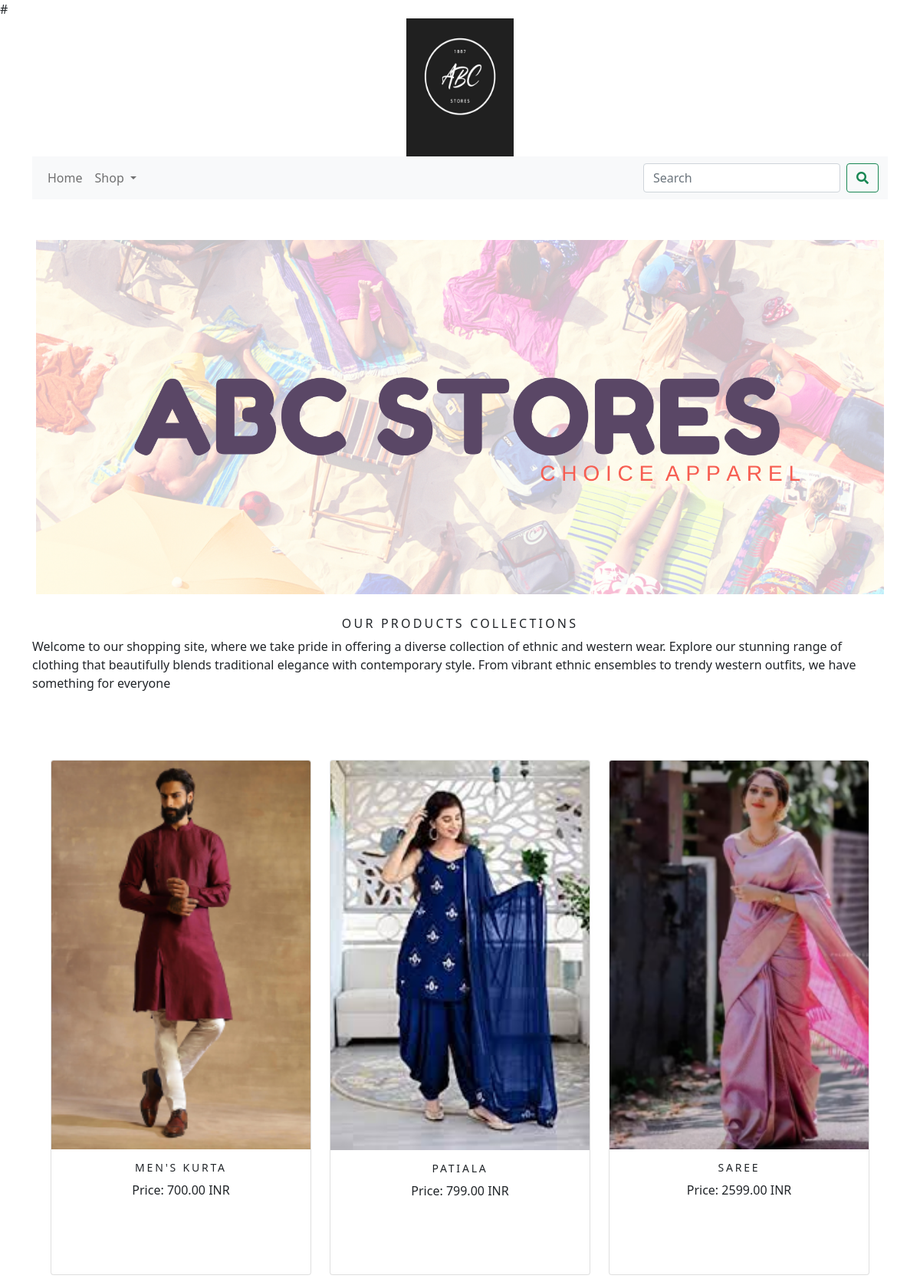
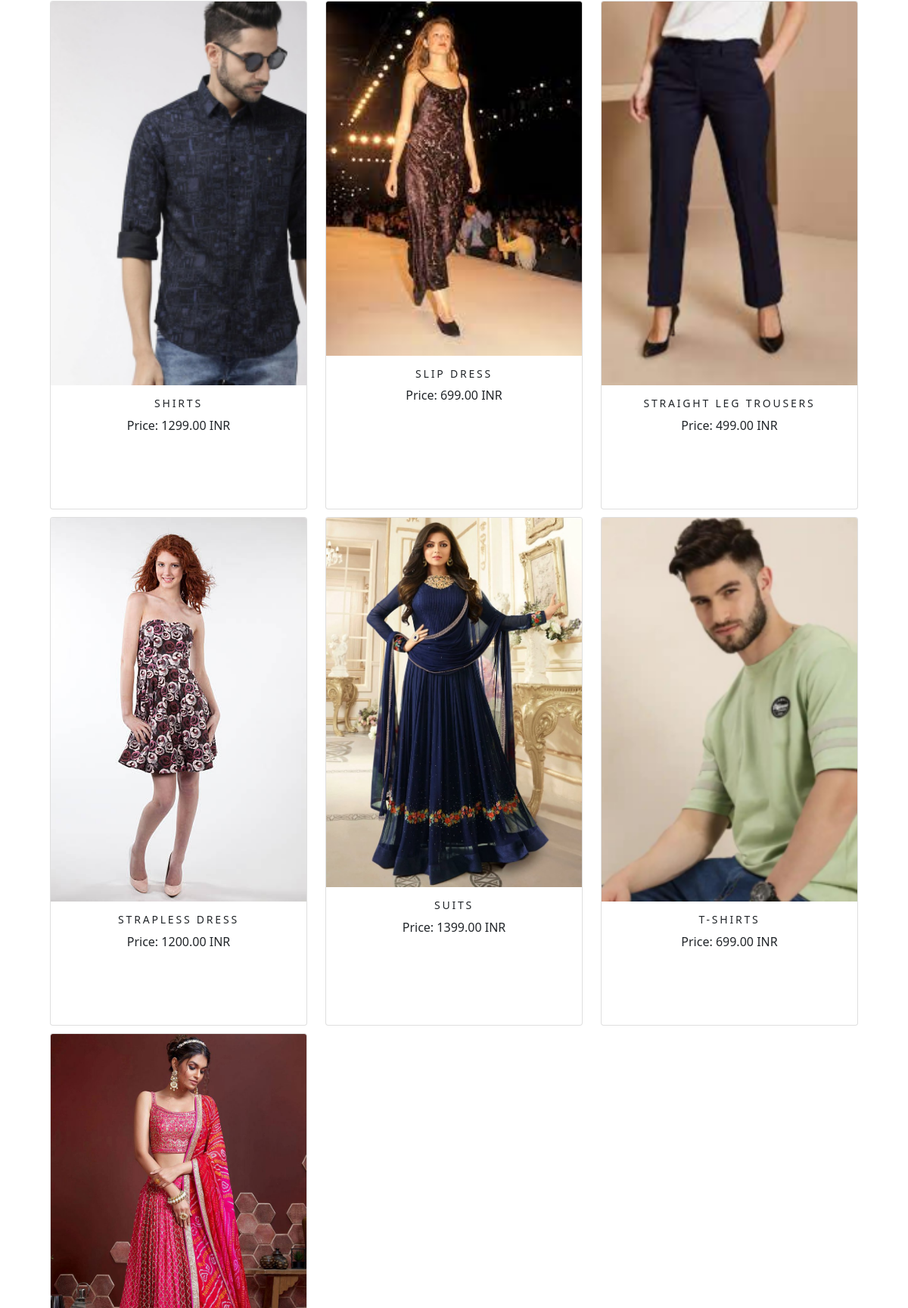
Screenshot of /shop/?page=2 (upper part) with the database file from the repository (2 pictures, top to bottom).
### shop/models.py (models this page shows, shortened)
class Product(models.Model):
    name= models.CharField(max_length=250,unique=True)
    slug= models.SlugField(max_length=250,unique=True)
    desc= models.TextField(blank=True)
    price= models.DecimalField(max_digits=10,decimal_places=2)
    category= models.ForeignKey(Category,on_delete=models.CASCADE)
    image= models.ImageField(upload_to='product',blank=True)
    stock= models.IntegerField()
    available= models.BooleanField(default=True)
    created= models.DateTimeField(auto_now_add=True)
    updated= models.DateTimeField(auto_now=True)
    def get_url(self):
         return reverse('shop:prodCatDetail', args=[self.category.slug,self.slug])
    class Meta:
        ordering= ('name', )
        verbose_name= 'product'
        verbose_name_plural= 'products'

### shop/views.py (the view)
# urls.py: path('',views.allProdCat,name='allProdCat'),
def allProdCat(request,c_slug=None):
    c_page=None
    products_list=None
    if c_slug!=None:
        c_page=get_object_or_404(Category,slug=c_slug)
        products_list=Product.objects.all().filter(category=c_page,available=True)
    else:
        products_list=Product.objects.all().filter(available=True)
    paginator=Paginator(products_list,10)
    try:
        page=int(request.GET.get('page',1))
    except:
        page=1
    try:
        products=paginator.page(page)
    except (EmptyPage, InvalidPage):
        products=paginator.page(paginator.num_pages)
    return render(request,'category.html',{'category':c_page,'products':products})

### cart/context_processors.py (called while the page is built)
def counter(request):
    item_count=0
    if 'admin' in request.path:
        return {}
    else:
        try:
            cart=Cart.objects.filter(cart_id=_cart_id(request))
            cart_items=CartItem.objects.all().filter(cart=cart[:1])
            for cart_item in cart_items:
                item_count += cart_item.quantity
        except Cart.DoesNotExist:
            item_count = 0
    return dict(item_count=item_count)

### cart/views.py (called while the page is built)
def _cart_id(request):
    cart= request.session.session_key
    if not cart:
        cart= request.session.create()
    return cart

### shop/context_processors.py (called while the page is built)
def menu_links(request):
    links=Category.objects.all()
    return dict(links=links)

### shop/models.py (called while the page is built)
    def get_url(self):
        return reverse('shop:products_by_category',args=[self.slug])

### templates/category.html (shortened to what this page needs)
{% extends 'base.html' %}
{% load static %}
{% block body %}
 <div class="mx-auto">
     {% if category %}
      <img class="my_image" src="{{category.image.url}}" alt="{{category.name}}" width="1250" height="400">
     </div><br>
     <div>
         <h1 class="text-center my_title">{{category.name}}</h1>
          <p class="text-justify">{{category.desc}}</p><br><br><br>
     </div>
     {% else %}
     <div>
         <img class="my_image my_image_padding" src="{% static 'img/new_banner.png' %}" alt="Our Products" width="1505px;" height="500px">
      </div><br>
     <div>
         <h1 class="text-center my_title">Our Products Collections</h1>
         <p class="text-justify">Welcome to our shopping site, where we take pride in offering a diverse collection of ethnic and western wear. Explore our stunning range of clothing that beautifully blends traditional elegance with contemporary style. From vibrant ethnic ensembles to trendy western outfits, we have something for everyone </p><br><br><br>
     </div>
 {% endif %}
<div class="container">
    <div class="row mx-auto">
        {% for product in products.object_list %}
        <div class="my_bottom_margin col-9 col-sm-12 col-md-4 col-lg-4">
            <div class="card text-center" style="min-width:18rem;height:42rem;" >
                 <a href="{{product.get_url}}"><img class="card-img-top my_image" src="{{product.image.url}}" alt="{{product.name}}"></a>
                <div class="card-body">
                    <h4>{{product.name}}</h4>
                    <p>Price: {{product.price}} INR</p><br><br><br>
                </div>
            </div>
        </div>
        {% endfor %}
    </div>
</div>
{% endblock %}

### static/css/custom.css (style rules this page uses)
body { font-family: 'Roboto', sans-serif; }
.my_image { width: 100%; height: auto; }
.my_title { font-size: 16px; text-transform: uppercase; letter-spacing: .2em; }
.my_image_padding { padding: 5px; }
.my_bottom_margin { margin-bottom: 10px; }
.card-body h4 { font-size: 14px; text-transform: uppercase; letter-spacing: .2em; }

### templates/footer.html (style rules this page uses)
body { margin: 0; bottom: 0; padding: 0; min-height: 100vh; display: flex; flex-direction: column; }

### rows the page displays
Product: image (picture), name "MEN'S KURTA", price "700.00"
Product: image (picture), name "PATIALA", price "799.00"
Product: image (picture), name "SAREE", price "2599.00"
Product: image (picture), name "SHIRTS", price "1299.00"
Product: image (picture), name "SLIP DRESS", price "699.00"
Product: image (picture), name "STRAIGHT LEG TROUSERS", price "499.00"
Product: image (picture), name "STRAPLESS DRESS", price "1200.00"
Product: image (picture), name "SUITS", price "1399.00"
Product: image (picture), name "T-SHIRTS", price "699.00"
Product: image (picture)
